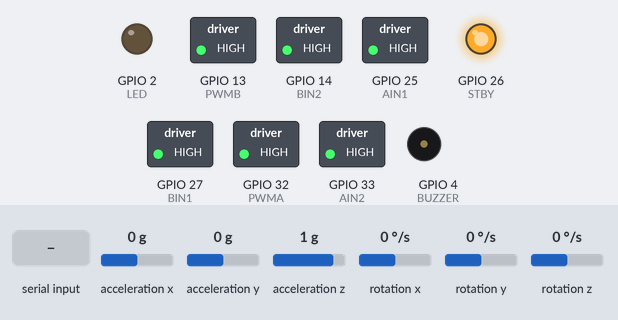
This program was run on a simulated ESP32. On the bench: switched loads named in the program (green lamp = pin HIGH), output pins drawn as LEDs (lit = HIGH), buzzer (waves = sounding, pin HIGH). Wiring (inferred from the names in the program): MPU-6050 motion sensor at I2C address 0x68. The inputs (shaded band) are chosen by the test bench; at power-on: acceleration x 0 g, acceleration y 0 g, acceleration z 1 g, rotation x 0 °/s, rotation y 0 °/s, rotation z 0 °/s. Nothing arrives over Bluetooth unless stated; what the program prints to the serial monitor is not drawn.

Above: at 1.2 s.
1.3 s: "1}" received over the second serial link
Timing chart, 0 to 4.3 s (numbered marks = the images above; inputs shaded):
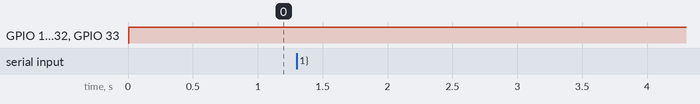

The program:

main.cpp
```cpp
#include <Arduino.h>
#include <Kalman.h>
#include <PID_v1.h>
#include "motor.h"
#include "i2cMPU6050.h"
#include "bluetooth.h"

#define LED 2
#define BUZZER 4

// MPU6050 e KALMAN
Point3lf acc, gyro;
double pitch;
double gyroY;
Kalman KalmanY;
uint32_t timer;
double dt;

// CONTROLE PID
double Input, Output,Setpoint=0;
float kp=0, ki=0, kd=0;
PID pid(&Input, &Output, &Setpoint, kp, ki, kd, DIRECT);

void setup() {
    Serial.begin(115200);

    SerialBT.begin("Bigweld");

    pinMode(LED, OUTPUT);
    pinMode(BUZZER, OUTPUT);

    pinMode(PWMA, OUTPUT);
    pinMode(AIN2, OUTPUT);
    pinMode(AIN1, OUTPUT);
    pinMode(STBY, OUTPUT);
    pinMode(BIN1, OUTPUT);
    pinMode(BIN2, OUTPUT);
    pinMode(PWMB, OUTPUT);

    ledcAttachPin(PWMA, 0);
    ledcSetup(0, 19500, 12);
    ledcAttachPin(PWMB, 1);
    ledcSetup(1, 19500, 12);

    digitalWrite(STBY, HIGH);

    ledcWrite(0, 0);
    ledcWrite(1, 0);

    pinMode(ENA1, INPUT);
    pinMode(ENA2, INPUT);
    pinMode(ENB1, INPUT);
    pinMode(ENB2, INPUT);

    // attachInterrupt(ENA1, encoderA, CHANGE);
    // attachInterrupt(ENB1, encoderB, CHANGE);

    init_mpu();

    acc = readAccel();
    gyro = readGyro();
    pitch = atan(-acc.x / sqrt(acc.y * acc.y + acc.z * acc.z)) * RAD_TO_DEG;
    Input = pitch;
    KalmanY.setAngle(Input);

    pid.SetSampleTime(1);
    pid.SetOutputLimits(-4095, 4095);
    pid.SetMode(AUTOMATIC);

    timer = micros();
}

void loop() {
    if (readBluetooth()){
        kp = jsonPID["kp"];
        ki = jsonPID["ki"];
        kd = jsonPID["kd"];
        pid.SetTunings(kp, ki, kd);
    }

    sendBluetooth(Input);

    acc = readAccel();
    gyro = readGyro();
    pitch = atan(-acc.x / sqrt(acc.y * acc.y + acc.z * acc.z)) * RAD_TO_DEG;
    gyroY = gyro.y / 131.0;

    dt = (double)(micros() - timer)/1000000;
    timer = micros();

    Input = KalmanY.getAngle(pitch, gyroY, dt);

    pid.Compute();

    int pwm = map(abs(Output), 0, 4095, MOTOR_MIN, 4095);
    if (Output > 0)
        forward(pwm, pwm);
    else if (Output < 0)
        backward(pwm, pwm);
    else
        brake();

    // Serial.println(pwm);

    // Serial.printf("%lf\t%f\n", pitch, Input);
}
```

bluetooth.h
```cpp
#pragma once
#include <BluetoothSerial.h>
#include <ArduinoJson.h>

BluetoothSerial SerialBT;

StaticJsonDocument<200> jsonPID;

bool readBluetooth(){
    if(SerialBT.available()){
        String data = SerialBT.readStringUntil('}') + String("}");
        deserializeJson(jsonPID, data);
        Serial.println(data);
        return true;
    }
    return false;
}

void sendBluetooth(double msg){
    SerialBT.println(msg);
}
```

i2cMPU6050.h
```cpp
#pragma once
#include <Wire.h>

const uint8_t IMUAddress = 0x68;
const uint16_t I2C_TIMEOUT = 1000;

uint8_t i2cWrite(uint8_t registerAddress, uint8_t *data, uint8_t length, bool sendStop) {
  Wire.beginTransmission(IMUAddress);
  Wire.write(registerAddress);
  Wire.write(data, length);
  uint8_t rcode = Wire.endTransmission(sendStop);
  if (rcode) {
    //Serial.print(F("i2cWrite failed: "));
    //Serial.println(rcode);
  }
  return rcode;
}

uint8_t i2cWrite(uint8_t registerAddress, uint8_t data, bool sendStop) {
  return i2cWrite(registerAddress, &data, 1, sendStop);
}

uint8_t i2cRead(uint8_t registerAddress, uint8_t *data, uint8_t nbytes) {
  uint32_t timeOutTimer;
  Wire.beginTransmission(IMUAddress);
  Wire.write(registerAddress);
  uint8_t rcode = Wire.endTransmission(false);
  if (rcode) {
    //Serial.print(F("i2cRead failed: "));
    //Serial.println(rcode);
    return rcode;
  }
  Wire.requestFrom(IMUAddress, nbytes, (uint8_t)true);
  for (uint8_t i = 0; i < nbytes; i++) {
    if (Wire.available())
      data[i] = Wire.read();
    else {
      timeOutTimer = micros();
      while (((micros() - timeOutTimer) < I2C_TIMEOUT) && !Wire.available());
      if (Wire.available())
        data[i] = Wire.read();
      else {
        //Serial.println(F("i2cRead timeout"));
        return 5;
      }
    }
  }
  return 0;
}

uint8_t i2c_data[14];

struct Point3lf{
  double x, y, z;
};

void init_mpu(){
  Wire.begin();

  #if ARDUINO >= 157
    Wire.setClock(400000UL);
  #else
    TWBR = ((F_CPU/400000UL) - 16) / 2;
  #endif

  i2c_data[0] = 7;
  i2c_data[1] = 0x00;
  i2c_data[2] = 0x00;
  i2c_data[3] = 0x00;

  while(i2cWrite(0x19, i2c_data, 4, false));

  while(i2cWrite(0x6B, 0x01, true));

  while(i2cRead(0x75, i2c_data, 1));

  if(i2c_data[0] != 0x68){
    //Serial.print("Erro. Placa desconhecida\n");
    while(1){
      //Serial.print("Erro. Conecte a MPU6050 no barramento i2c\n");
    }
  }
}

Point3lf readAccel(){
  Point3lf acc;
  while(i2cRead(0x3B, i2c_data, 14));
  acc.x = (int16_t)((i2c_data[0] << 8) | i2c_data[1]);
  acc.y = (int16_t)((i2c_data[2] << 8) | i2c_data[3]);
  acc.z = (int16_t)((i2c_data[4] << 8) | i2c_data[5]);
  return acc;
}

Point3lf readGyro(){
  Point3lf gyro;
  while(i2cRead(0x3B, i2c_data, 14));
  gyro.x = (int16_t)((i2c_data[8] << 8) | i2c_data[9]);
  gyro.y = (int16_t)((i2c_data[10] << 8) | i2c_data[11]);
  gyro.z = (int16_t)((i2c_data[12] << 8) | i2c_data[13]);
  return gyro;
}
```

motor.h
```cpp
#pragma once
#include <Arduino.h>

#define PWMA 32
#define AIN2 33
#define AIN1 25
#define STBY 26
#define BIN1 27
#define BIN2 14
#define PWMB 13
#define ENA1 34
#define ENA2 35
#define ENB1 17
#define ENB2 16

#define MOTOR_MIN 500

byte ena1Last;
int pulse_numberA = 0;
bool directionA;

byte enb1Last;
int pulse_numberB = 0;
bool directionB;

void encoderA() {
    int Lstate = digitalRead(ENA1);

    if(!ena1Last && Lstate)
    {
        int val = digitalRead(ENA2);

        if(!val && directionA) directionA = false;
        else if(val && !directionA) directionA = true;
    }

    ena1Last = Lstate;

    if(!directionA)  pulse_numberA++;
    else pulse_numberA--;
}

void encoderB() {
    int Lstate = digitalRead(ENB1);

    if(!enb1Last && Lstate)
    {
        int val = digitalRead(ENB2);

        if(!val && directionB) directionB = false;
        else if(val && !directionB) directionB = true;
    }

    enb1Last = Lstate;

    if(!directionB)  pulse_numberB--;
    else pulse_numberB++;
}

void forward(int left, int right){
    digitalWrite(AIN1, HIGH);
    digitalWrite(AIN2, LOW);
    digitalWrite(BIN1, HIGH);
    digitalWrite(BIN2, LOW);
    ledcWrite(0, left);
    ledcWrite(1, right);
}

void backward(int left, int right){
    digitalWrite(AIN1, LOW);
    digitalWrite(AIN2, HIGH);
    digitalWrite(BIN1, LOW);
    digitalWrite(BIN2, HIGH);
    ledcWrite(0, left);
    ledcWrite(1, right);
}

void stop(){
    digitalWrite(AIN1, LOW);
    digitalWrite(AIN2, LOW);
    digitalWrite(BIN1, LOW);
    digitalWrite(BIN2, LOW);
    ledcWrite(0, 0);
    ledcWrite(1, 0);
}

void brake(){
    digitalWrite(AIN1, HIGH);
    digitalWrite(AIN2, HIGH);
    digitalWrite(BIN1, HIGH);
    digitalWrite(BIN2, HIGH);
    ledcWrite(0, 4095);
    ledcWrite(1, 4095);
}
```

Measured:
- after the input at 1.3 s, every drawn part: stays the same
